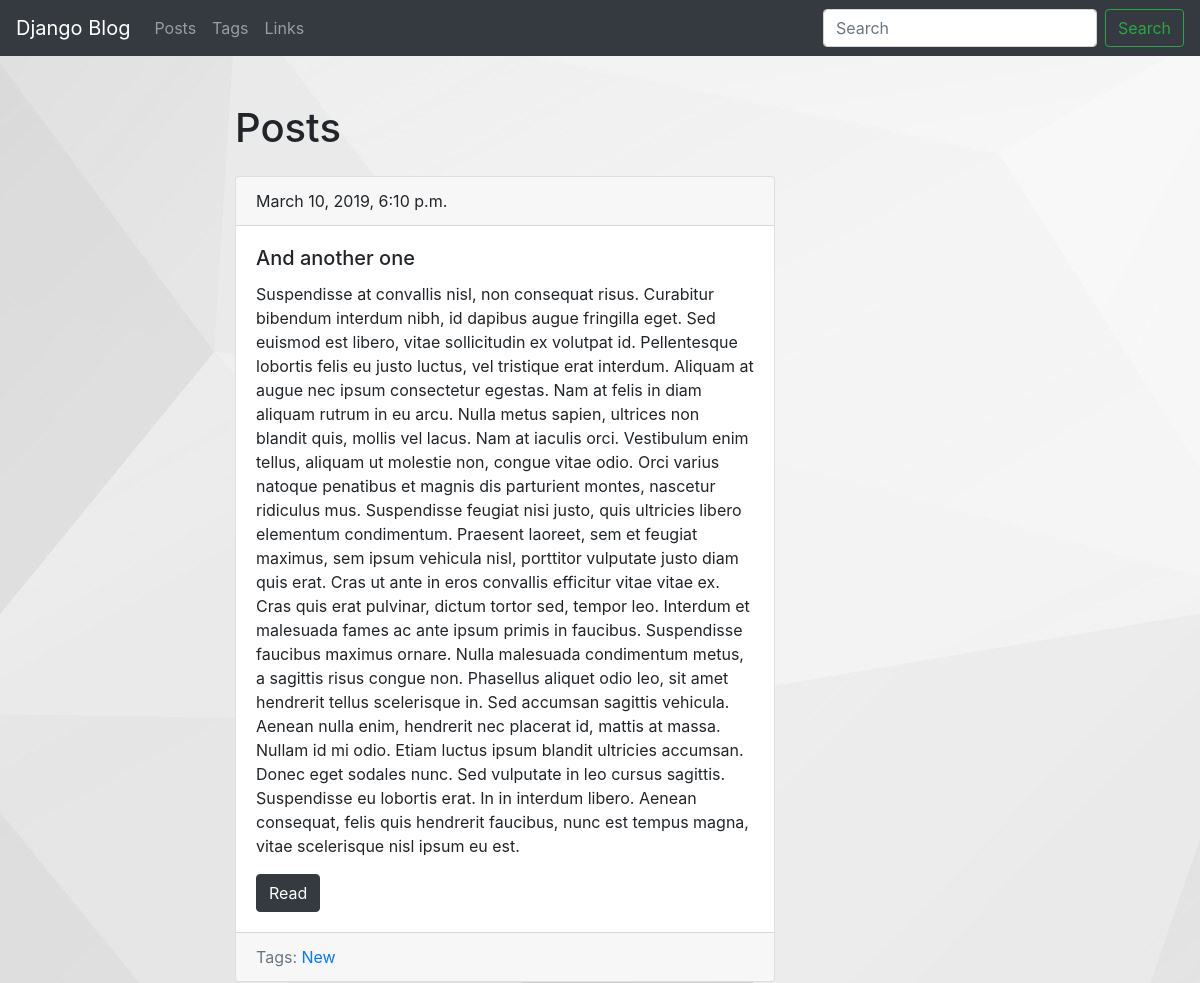
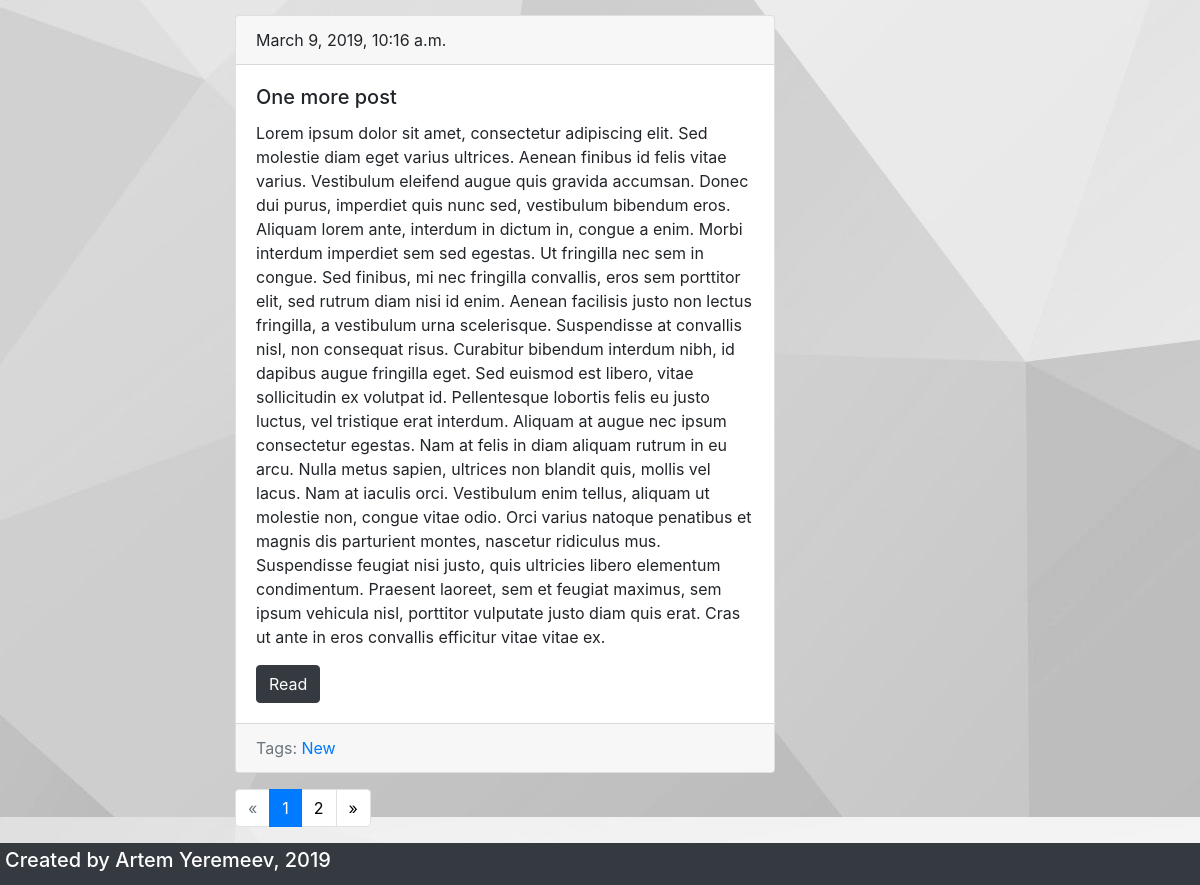
Before: /main/ with the older database file (2 pictures, top to bottom).
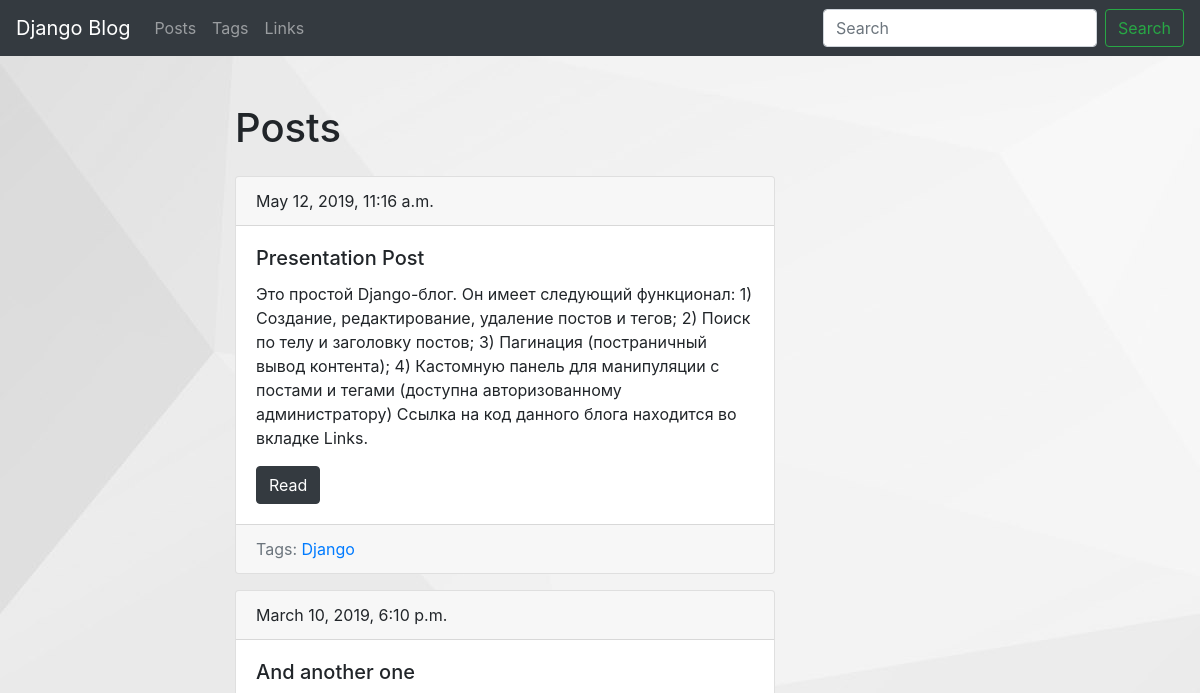
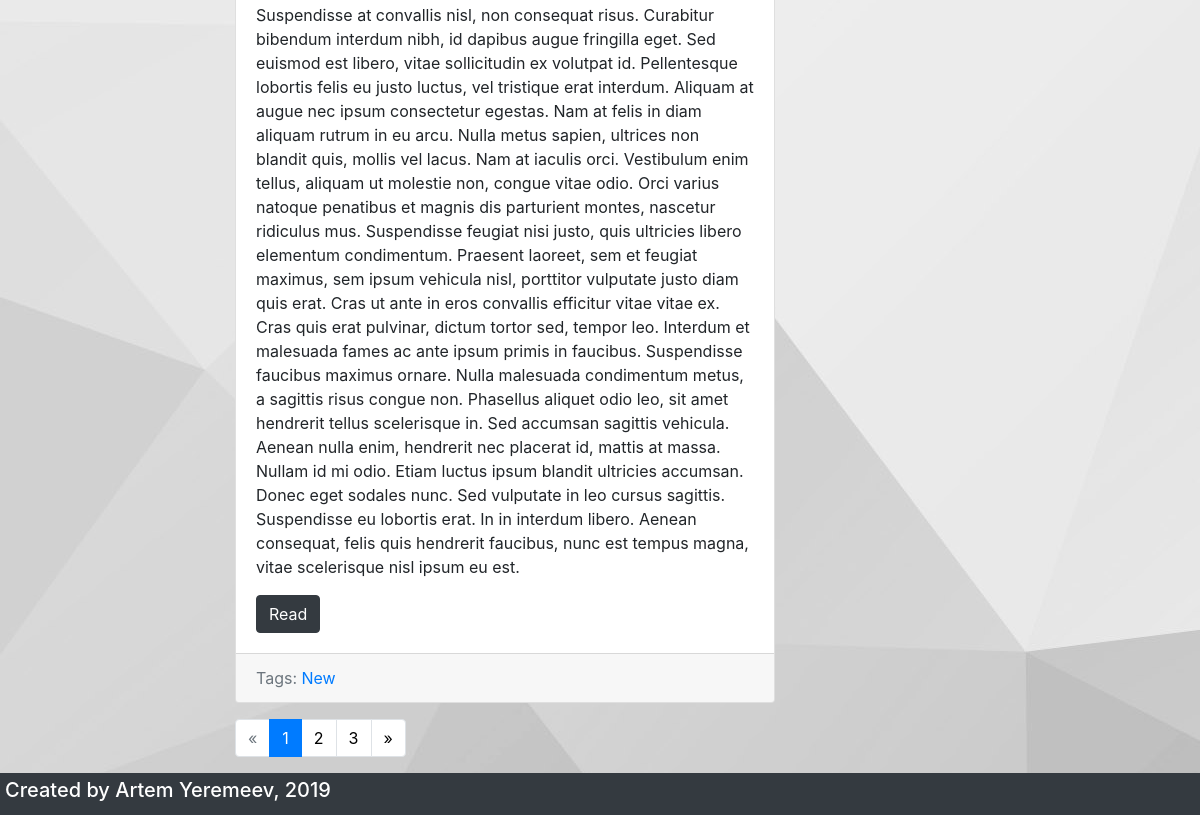
After: the same page with the newer database file (2 pictures, top to bottom).
### main/models.py (models this page shows, shortened)
class Post(models.Model):
    title = models.CharField(max_length=100, db_index=True)
    slug = models.SlugField(max_length=100, unique=True, blank=True)
    body = models.TextField(blank=True, db_index=True)
    date_pub = models.DateTimeField(auto_now_add=True)
    tags = models.ManyToManyField('Tag', blank=True, related_name='posts')
    def get_absolute_url(self):
        return reverse('post_detail_url', kwargs={'slug': self.slug})
    class Meta:
        ordering = ['-date_pub']

class Tag(models.Model):
    title = models.CharField(max_length=50)
    slug = models.SlugField(max_length=50, unique=True)
    def get_absolute_url(self):
        return reverse('tag_detail_url', kwargs={'slug': self.slug})
    class Meta:
        ordering = ['title']

### main/views.py (the view)
# urls.py: path('', posts_list, name='posts_list_url'),
def posts_list(request):
    search_query = request.GET.get('search', '')
    if search_query:
        posts = Post.objects.filter(Q(title__icontains=search_query) | Q(body__icontains=search_query))
    else:
        posts = Post.objects.all()
    paginator = Paginator(posts, 2)
    page_number = request.GET.get('page', 1)
    page = paginator.get_page(page_number)
    is_paginated = page.has_other_pages()
    if page.has_previous():
        prev_url = '?page={}'.format(page.previous_page_number())
    else:
        prev_url = ''
    if page.has_next():
        next_url = '?page={}'.format(page.next_page_number())
    else:
        next_url = ''
    context = {
        'page_object': page,
        'is_paginated': is_paginated,
        'next_page_url': next_url,
        'previous_page_url': prev_url,
    }
    return render(request, 'main/index.html', context=context)

### main/templates/main/index.html (shortened to what this page needs)
{% extends 'main/base_main.html' %}
{% block content %}
    <div class="pb-3">
        <h1>Posts</h1>
    </div>
    {% for post in page_object.object_list %}
        <div class="pb-3">
            {% include 'main/includes/post_card_template.html' %}
        </div>
    {% endfor %}
{% endblock %}

### main/templates/main/includes/post_card_template.html
<div class="card">
    <div class="card-header">
        {{ post.date_pub }}
    </div>
    <div class="card-body">
        <h5 class="card-title"> {{ post.title }}</h5>
        <p class="card-text"> {{ post.body }} </p>
        <a href="{{ post.get_absolute_url }}" class="btn btn-dark">Read</a>
    </div>
    <div class="card-footer text-muted">
        Tags:
        {% for tag in post.tags.all %}
            <a href=" {{ tag.get_absolute_url }} ">{{ tag.title }}</a>
        {% endfor %}
    </div>
</div>

Changed rows visible on the page:
no longer on this page (row unchanged): Post: date_pub "March 9, 2019, 10:16 a.m.", title "One more post", body "Lorem ipsum dolor sit amet, consectetur adipiscing elit. Sed molestie diam eget varius ultrices. Aenean finibus id felis vitae varius. Vestibulum eleifend augue quis gravida accumsan. Donec dui purus, imperdiet quis nunc sed, vestibulum bibendum eros. Aliquam lorem ante, interdum in dictum in, congue a enim. Morbi interdum imperdiet sem sed egestas. Ut fringilla nec sem in congue. Sed finibus, mi nec fringilla convallis, eros sem porttitor elit, sed rutrum diam nisi id enim. Aenean facilisis justo non lectus fringilla, a vestibulum urna scelerisque. Suspendisse at convallis nisl, non consequat risus. Curabitur bibendum interdum nibh, id dapibus augue fringilla eget. Sed euismod est libero,…", Tag (title "New")
added Post: date_pub "May 12, 2019, 11:16 a.m.", title "Presentation Post", body "Это простой Django-блог. Он имеет следующий функционал: 1) Создание, редактирование, удаление постов и тегов; 2) Поиск по телу и заголовку постов; 3) Пагинация (постраничный вывод контента); 4) Кастомную панель для манипуляции с постами и тегами (доступна авторизованному администратору) Ссылка на код данного блога находится во вкладке Links."
now on this page (row unchanged): Tag: title "Django", shown under "May 12, 2019, 11:16 a.m."
Other visible differences:
new list line: "3"
